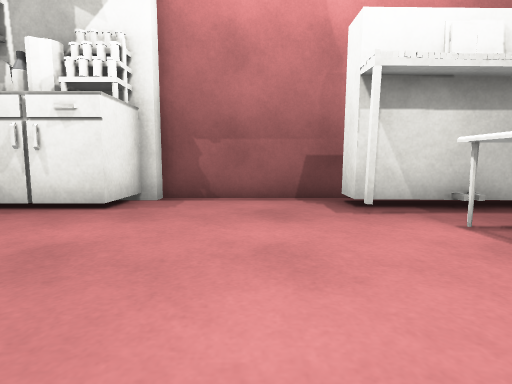
view 1 (above)

18 first-person views from a walk through a Unity game level. The camera is 0.42 m above the floor, tilts 6° down and sees 80° across. The floor is counted in squares, 0.5 m on a side. Each view is taken from the middle of a square. On the plan, view 1 faces up. The plan holds only what a view shows up to about 11 squares ahead; the rest is blank. The place goes on beyond the plan. The player character is not drawn. Some surface patterns are stand-ins.

view 2
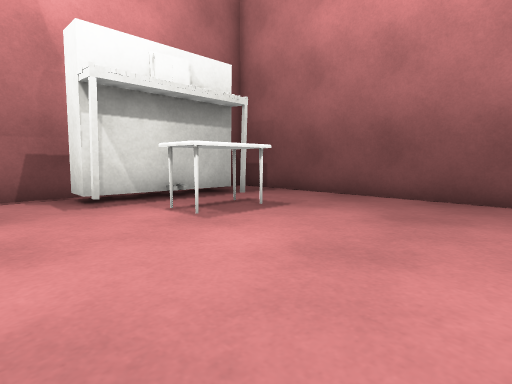

view 3
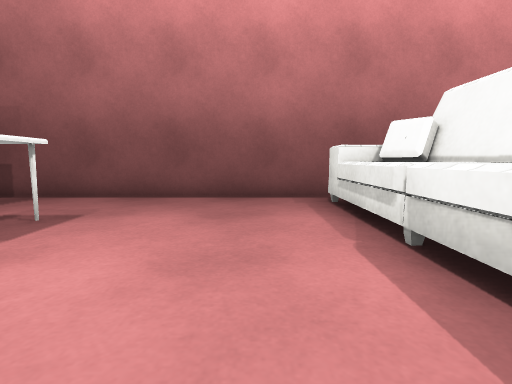

view 4
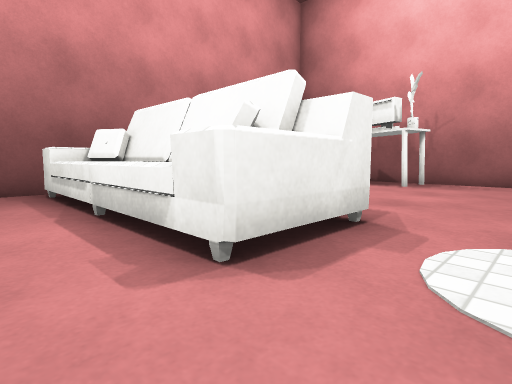

view 5
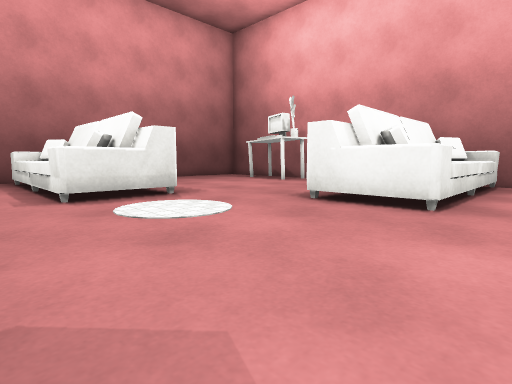

view 6
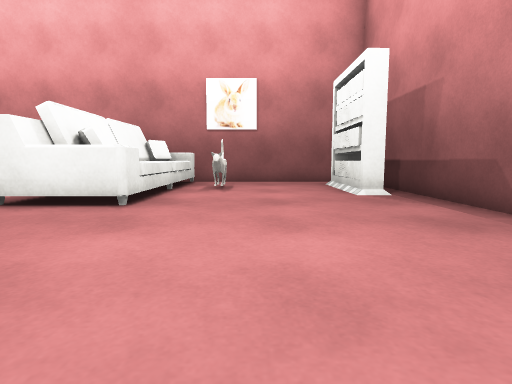

view 7
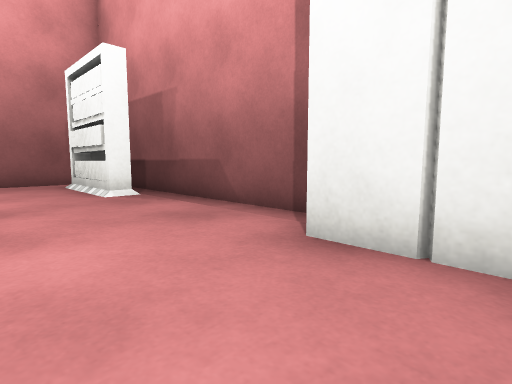

view 8
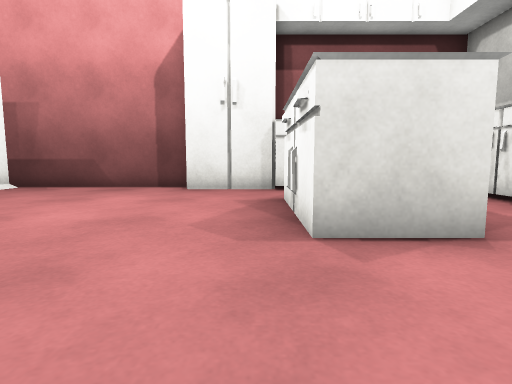

view 9
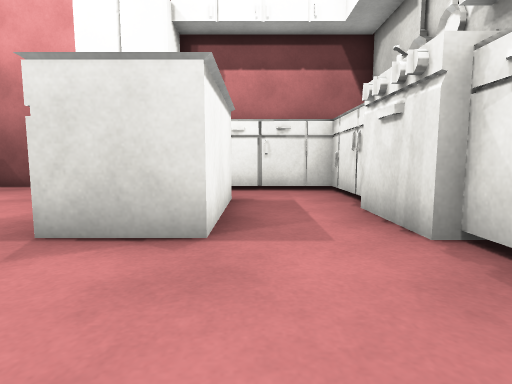

view 10
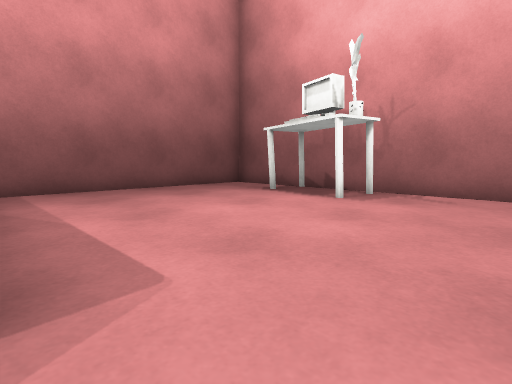

view 11
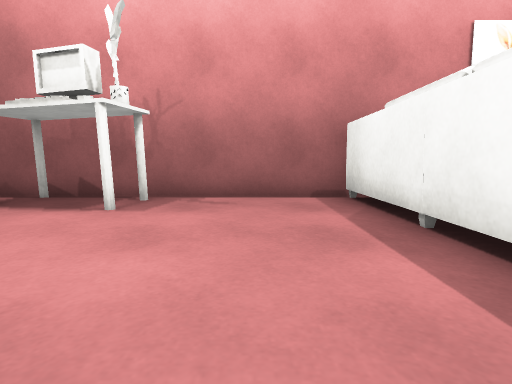

view 12
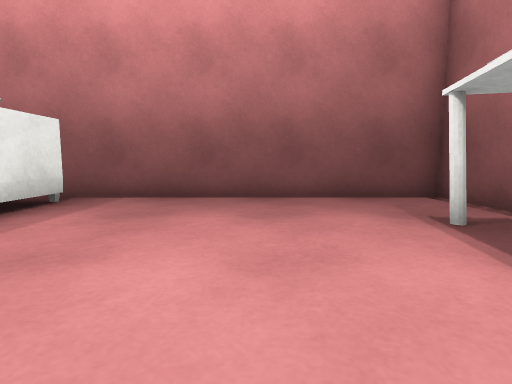

view 13
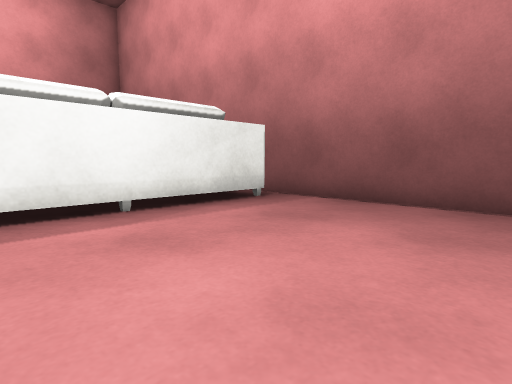

view 14
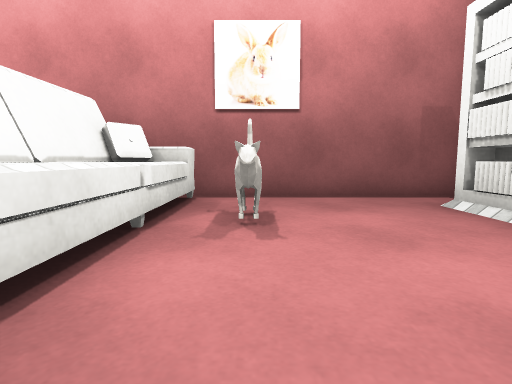

view 15
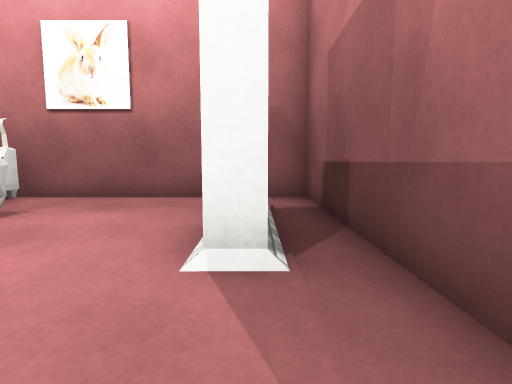

view 16
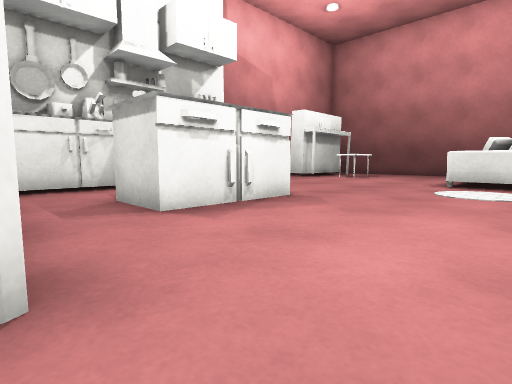

view 17
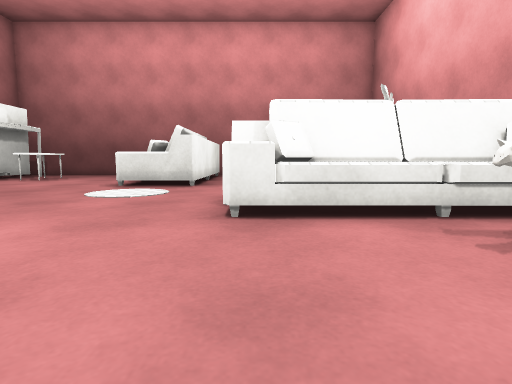

view 18
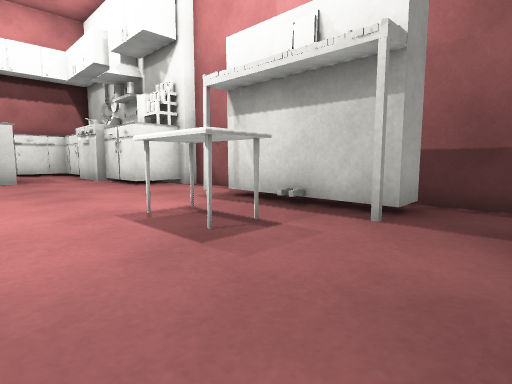

### Floor plan
Key: @ floor where view 1 was taken; # wall or solid block; . main floor; - floor 0.05 m lower than the main floor; P piano; T table; S sofa; E desk; O other object.
Columns run from 12 left of view 1 to 8 right of it. Each row starts with its distance up from view 1.
  7          ######  ####
  6          #....P  P.-#
  5  #########....PPPP.-#
  4  #.............TT..-#
  3  #.............TT..-#
  2  #..OOOO...........-#
  1  #..OOOO...........-#
  0  #..........@......-#
 -1  #.................-#
 -2 ##..........SSSSSSS-#
 -3 #...........SSSSSS -#
 -4 #...........SSSSSSS-#
 -5 #..................-#
 -6 #......SSS.........-#
 -7 #O....SSSS.........-#
 -8 #O....SSSS.........-#
 -9 #O...OSSSS.........-#
-10 #O...OSSSS.........-#
-11 #.....SSSS...E..E..-#
-12 #------S S------E---#
-13 #####################

Positions as (right, up) in squares from view 1, and headings:
1: (0, 0), facing up
2: (0, -1), facing up-right
3: (0, 0), facing right
4: (-2, 0), facing down-right
5: (-7, 0), facing down-right
6: (-8, 0), facing down
7: (-8, 0), facing down-left
8: (-2, 0), facing left
9: (-2, 3), facing left
10: (-2, -4), facing down-right
11: (-1, -5), facing down
12: (0, -8), facing right
13: (1, -9), facing up-right
14: (-7, -5), facing down
15: (-11, -5), facing down
16: (-11, -4), facing up-right
17: (-10, -6), facing right
18: (7, 1), facing up-left
